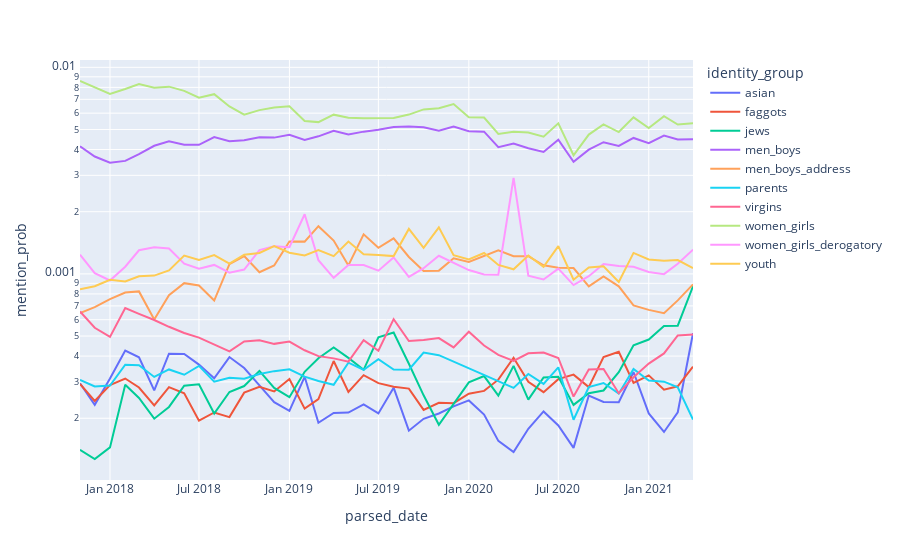

The notebook cell this image was saved under:
### Code cell
# Filter to most popular terms overall
# filtered = counts_overtime[counts_overtime['identity_term'].isin(freq.term.head(20))]
filtered = counts_overtime[counts_overtime['identity_group'].isin(gp_freq.identity_group.head(10))]

# Plot
import plotly.express as px

# px.line(filtered, x='parsed_date', y='count', color='identity_term')
# px.line(filtered, x='parsed_date', y='mention_prob', color='identity_group')
px.line(filtered, x='parsed_date', y='mention_prob', color='identity_group', log_y=True)
